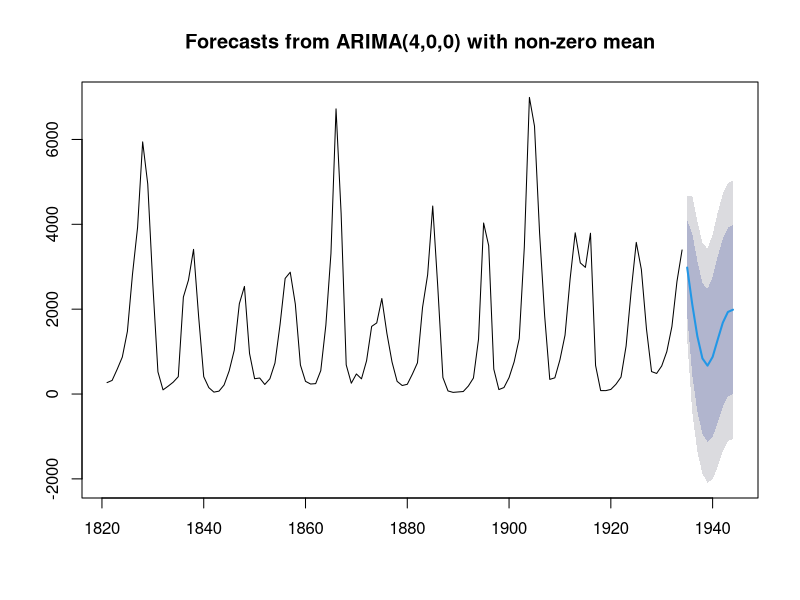
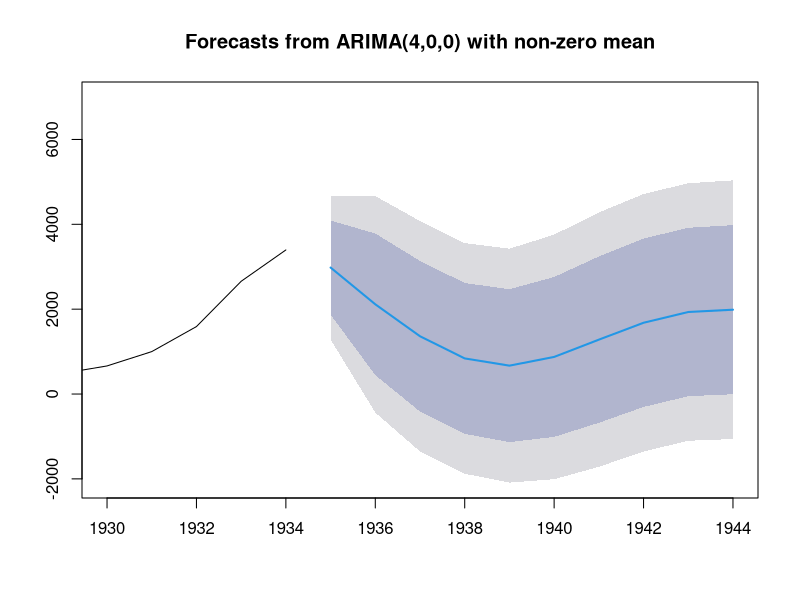
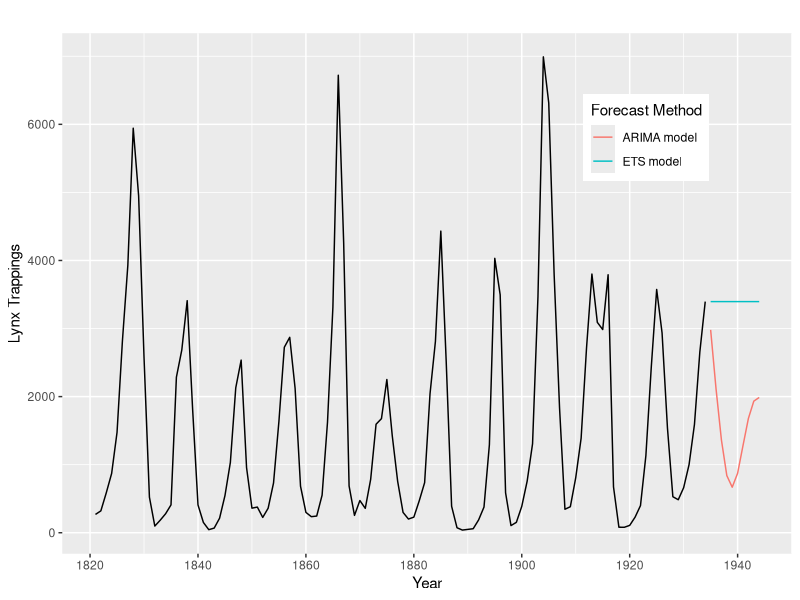

Source code (R) for these figures, in order:
#ARIMA Forecasting
#We will be working with the lynx dataset
#Annual numbers of lynx trappings for 1821--1934 in Canada.

#Setting up simple ARIMA model first
#Must import forecast library for auto.arima()

library(forecast)

lynxarima <- auto.arima(lynx,
                        stepwise = F,
                        approximation = F)

#Setting up forecast of 10 years

lynxforecast <- forecast(lynxarima, h = 10)

#Here we are plotting our forecast
#Looks fairly in tune with the historical data
plot(lynxforecast)

#Here we are viewing the actual forecasted values
lynxforecast$mean

#Here we are plotting a range of the last real observations and 
#the forecasted values

plot(lynxforecast, xlim = c(1930, 1944))


#One thing we can do to verify our forecast is to compare it to an ETS model
#ETS stands for Error, Trend, Seasonality

lynxets <- ets(lynx)

#Setting up ETS forecast
etsforecast <- forecast(lynxets, h = 10)

#Now we will plot both forecasts together
#Must upload ggplot
library(ggplot2)

autoplot(lynx) +
  forecast::autolayer(etsforecast$mean, series = 'ETS model') +
  forecast::autolayer(lynxforecast$mean, series = 'ARIMA model') +
  xlab('Year') + ylab('Lynx Trappings') +
  guides(colour = guide_legend(title = 'Forecast Method')) +
  theme(legend.position = c(0.8, 0.8))

#The ARIMA forecast is clearly better